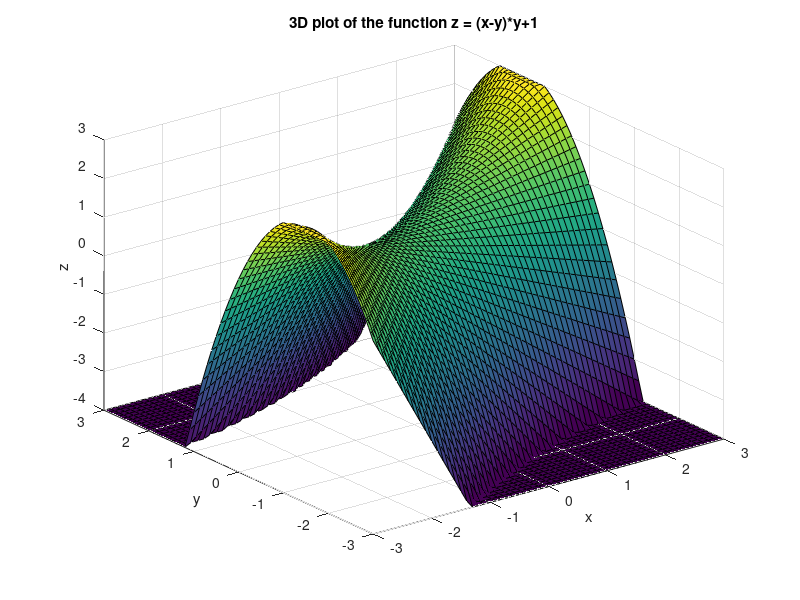

MATLAB code to generate this figure:
% Определение переменных
x = -3:0.1:3;
y = -3:0.1:3;

% Создание сетки
[X,Y] = meshgrid(x,y);

% Определение функции
Z = (X - Y).*Y + 1;

% Ограничение Z по заданным границам
Z(Z < -4) = -4;
Z(Z > 3) = 3;

% Построение 3D графика
surf(X,Y,Z)
title('3D plot of the function z = (x-y)*y+1')
xlabel('x')
ylabel('y')
zlabel('z')
